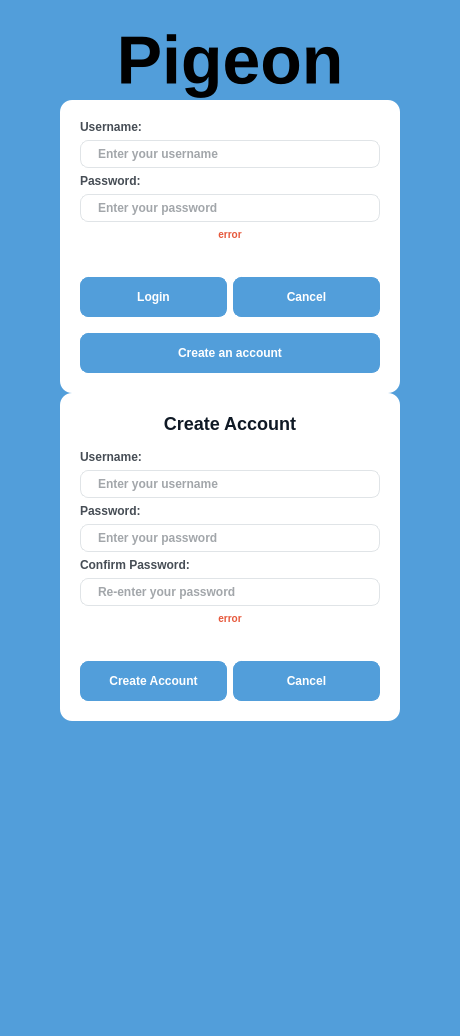
<?xml version="1.0" encoding="UTF-8"?>
<ui version="4.0">
 <class>Form</class>
 <widget class="QWidget" name="Form">
  <property name="geometry">
   <rect>
    <x>0</x>
    <y>0</y>
    <width>460</width>
    <height>1036</height>
   </rect>
  </property>
  <property name="sizePolicy">
   <sizepolicy hsizetype="Minimum" vsizetype="Minimum">
    <horstretch>0</horstretch>
    <verstretch>0</verstretch>
   </sizepolicy>
  </property>
  <property name="windowTitle">
   <string>Form</string>
  </property>
  <property name="styleSheet">
   <string notr="true">background-color: rgb(82, 158, 218)</string>
  </property>
  <layout class="QGridLayout" name="gridLayout">
   <property name="sizeConstraint">
    <enum>QLayout::SetDefaultConstraint</enum>
   </property>
   <property name="leftMargin">
    <number>20</number>
   </property>
   <property name="topMargin">
    <number>20</number>
   </property>
   <property name="rightMargin">
    <number>20</number>
   </property>
   <property name="bottomMargin">
    <number>20</number>
   </property>
   <property name="spacing">
    <number>0</number>
   </property>
   <item row="1" column="2">
    <widget class="QWidget" name="loginWidget" native="true">
     <property name="styleSheet">
      <string notr="true">QWidget {
  background-color: #fff;
  border-radius: 12px;
}
QLabel {
  color: #464d55;
  font-weight: 600;
}
QLabel#errorLabel {
  color: #e6583c;
  font-weight: 600;
  font-size: 10px;
}
QLabel#heading {
  color: #0f1925;
  font-size: 18px;
  margin-bottom: 10px;
}

QLabel#subheading {
  color: #0f1925;
  font-size: 12px;
  font-weight: normal;
  margin-bottom: 10px;
}
QLineEdit {
  color: #464d55;
  font-weight: 600;
  border-radius: 8px;
  border: 1px solid #e0e4e7;
  padding: 5px 15px;
}

QLineEdit:focus {
  border: 1px solid #d0e3ff;
}

QLineEdit::placeholder {
  color: #767e89;
}
QPushButton {
  background-color: rgb(82, 158, 218);
  color: #fff;
  font-weight: 600;
  border-radius: 8px;
  border: 1px solid rgb(82, 158, 218);
  padding: 5px 15px;
  margin-top: 10px;
  outline: 0px;
}
QPushButton:hover {
  border: 3px solid #9ac3fe;
}
QPushButton:focus {
  border: 3px solid #9ac3fe;
}</string>
     </property>
     <layout class="QVBoxLayout" name="verticalLayout_2">
      <property name="leftMargin">
       <number>20</number>
      </property>
      <property name="topMargin">
       <number>20</number>
      </property>
      <property name="rightMargin">
       <number>20</number>
      </property>
      <property name="bottomMargin">
       <number>20</number>
      </property>
      <item>
       <widget class="QLabel" name="label">
        <property name="styleSheet">
         <string notr="true"/>
        </property>
        <property name="text">
         <string>Username:</string>
        </property>
       </widget>
      </item>
      <item>
       <widget class="QLineEdit" name="usernameLineEdit">
        <property name="minimumSize">
         <size>
          <width>300</width>
          <height>0</height>
         </size>
        </property>
        <property name="styleSheet">
         <string notr="true"/>
        </property>
        <property name="inputMask">
         <string/>
        </property>
        <property name="text">
         <string/>
        </property>
        <property name="placeholderText">
         <string>Enter your username</string>
        </property>
       </widget>
      </item>
      <item>
       <widget class="QLabel" name="passwordLabel">
        <property name="styleSheet">
         <string notr="true"/>
        </property>
        <property name="text">
         <string>Password:</string>
        </property>
       </widget>
      </item>
      <item>
       <widget class="QLineEdit" name="passwordLineEdit">
        <property name="minimumSize">
         <size>
          <width>300</width>
          <height>0</height>
         </size>
        </property>
        <property name="styleSheet">
         <string notr="true"/>
        </property>
        <property name="inputMask">
         <string/>
        </property>
        <property name="echoMode">
         <enum>QLineEdit::Password</enum>
        </property>
        <property name="placeholderText">
         <string>Enter your password</string>
        </property>
       </widget>
      </item>
      <item>
       <widget class="QLabel" name="errorLabel">
        <property name="sizePolicy">
         <sizepolicy hsizetype="Preferred" vsizetype="Fixed">
          <horstretch>0</horstretch>
          <verstretch>0</verstretch>
         </sizepolicy>
        </property>
        <property name="text">
         <string>error</string>
        </property>
        <property name="alignment">
         <set>Qt::AlignCenter</set>
        </property>
       </widget>
      </item>
      <item>
       <spacer name="verticalSpacer_3">
        <property name="orientation">
         <enum>Qt::Vertical</enum>
        </property>
        <property name="sizeType">
         <enum>QSizePolicy::Fixed</enum>
        </property>
        <property name="sizeHint" stdset="0">
         <size>
          <width>0</width>
          <height>20</height>
         </size>
        </property>
       </spacer>
      </item>
      <item>
       <layout class="QHBoxLayout" name="horizontalLayout">
        <item>
         <widget class="QPushButton" name="loginButton">
          <property name="minimumSize">
           <size>
            <width>0</width>
            <height>50</height>
           </size>
          </property>
          <property name="text">
           <string>Login</string>
          </property>
         </widget>
        </item>
        <item>
         <widget class="QPushButton" name="cancelButton">
          <property name="minimumSize">
           <size>
            <width>0</width>
            <height>50</height>
           </size>
          </property>
          <property name="text">
           <string>Cancel</string>
          </property>
         </widget>
        </item>
       </layout>
      </item>
      <item>
       <widget class="QPushButton" name="createAccountButton">
        <property name="minimumSize">
         <size>
          <width>0</width>
          <height>50</height>
         </size>
        </property>
        <property name="text">
         <string>Create an account</string>
        </property>
       </widget>
      </item>
     </layout>
    </widget>
   </item>
   <item row="2" column="2">
    <widget class="QWidget" name="createAccountWidget" native="true">
     <property name="enabled">
      <bool>true</bool>
     </property>
     <property name="styleSheet">
      <string notr="true">QWidget {
  background-color: #fff;
  border-radius: 12px;
}
QLabel {
  color: #464d55;
  font-weight: 600;
}
QLabel#CAerrorLabel {
  color: #e6583c;
  font-weight: 600;
  font-size: 10px;
}
QLabel#CAcreateAccountLabel {
  color: #0f1925;
  font-size: 18px;
  margin-bottom: 10px;
  text-align: center;
}

QLabel#subheading {
  color: #0f1925;
  font-size: 12px;
  font-weight: normal;
  margin-bottom: 10px;
}
QLineEdit {
  color: #464d55;
  font-weight: 600;
  border-radius: 8px;
  border: 1px solid #e0e4e7;
  padding: 5px 15px;
}

QLineEdit:focus {
  border: 1px solid #d0e3ff;
}

QLineEdit::placeholder {
  color: #767e89;
}
QPushButton {
  background-color: rgb(82, 158, 218);
  color: #fff;
  font-weight: 600;
  border-radius: 8px;
  border: 1px solid rgb(82, 158, 218);
  padding: 5px 15px;
  margin-top: 10px;
  outline: 0px;
}
QPushButton:hover {
  border: 3px solid #9ac3fe;
}
QPushButton:focus {
  border: 3px solid #9ac3fe;
}</string>
     </property>
     <layout class="QVBoxLayout" name="verticalLayout_4">
      <property name="leftMargin">
       <number>20</number>
      </property>
      <property name="topMargin">
       <number>20</number>
      </property>
      <property name="rightMargin">
       <number>20</number>
      </property>
      <property name="bottomMargin">
       <number>20</number>
      </property>
      <item>
       <widget class="QLabel" name="CAcreateAccountLabel">
        <property name="text">
         <string>Create Account</string>
        </property>
        <property name="alignment">
         <set>Qt::AlignCenter</set>
        </property>
       </widget>
      </item>
      <item>
       <widget class="QLabel" name="label_3">
        <property name="styleSheet">
         <string notr="true"/>
        </property>
        <property name="text">
         <string>Username:</string>
        </property>
       </widget>
      </item>
      <item>
       <widget class="QLineEdit" name="CAusernameLineEdit">
        <property name="minimumSize">
         <size>
          <width>300</width>
          <height>0</height>
         </size>
        </property>
        <property name="styleSheet">
         <string notr="true"/>
        </property>
        <property name="inputMask">
         <string/>
        </property>
        <property name="text">
         <string/>
        </property>
        <property name="placeholderText">
         <string>Enter your username</string>
        </property>
       </widget>
      </item>
      <item>
       <widget class="QLabel" name="passwordLabel_3">
        <property name="styleSheet">
         <string notr="true"/>
        </property>
        <property name="text">
         <string>Password:</string>
        </property>
       </widget>
      </item>
      <item>
       <widget class="QLineEdit" name="CApasswordLineEdit">
        <property name="minimumSize">
         <size>
          <width>300</width>
          <height>0</height>
         </size>
        </property>
        <property name="styleSheet">
         <string notr="true"/>
        </property>
        <property name="inputMask">
         <string/>
        </property>
        <property name="echoMode">
         <enum>QLineEdit::Password</enum>
        </property>
        <property name="placeholderText">
         <string>Enter your password</string>
        </property>
       </widget>
      </item>
      <item>
       <widget class="QLabel" name="label_4">
        <property name="text">
         <string>Confirm Password:</string>
        </property>
       </widget>
      </item>
      <item>
       <widget class="QLineEdit" name="CAconfirmPasswordLineEdit">
        <property name="echoMode">
         <enum>QLineEdit::Password</enum>
        </property>
        <property name="placeholderText">
         <string>Re-enter your password</string>
        </property>
       </widget>
      </item>
      <item>
       <widget class="QLabel" name="CAerrorLabel">
        <property name="sizePolicy">
         <sizepolicy hsizetype="Preferred" vsizetype="Fixed">
          <horstretch>0</horstretch>
          <verstretch>0</verstretch>
         </sizepolicy>
        </property>
        <property name="text">
         <string>error</string>
        </property>
        <property name="alignment">
         <set>Qt::AlignCenter</set>
        </property>
       </widget>
      </item>
      <item>
       <spacer name="verticalSpacer_4">
        <property name="orientation">
         <enum>Qt::Vertical</enum>
        </property>
        <property name="sizeType">
         <enum>QSizePolicy::Fixed</enum>
        </property>
        <property name="sizeHint" stdset="0">
         <size>
          <width>0</width>
          <height>20</height>
         </size>
        </property>
       </spacer>
      </item>
      <item>
       <layout class="QHBoxLayout" name="horizontalLayout_3">
        <item>
         <widget class="QPushButton" name="CAcreateAccountButton">
          <property name="minimumSize">
           <size>
            <width>0</width>
            <height>50</height>
           </size>
          </property>
          <property name="text">
           <string>Create Account</string>
          </property>
         </widget>
        </item>
        <item>
         <widget class="QPushButton" name="CAcancelButton">
          <property name="minimumSize">
           <size>
            <width>0</width>
            <height>50</height>
           </size>
          </property>
          <property name="text">
           <string>Cancel</string>
          </property>
         </widget>
        </item>
       </layout>
      </item>
     </layout>
    </widget>
   </item>
   <item row="3" column="2">
    <spacer name="verticalSpacer">
     <property name="orientation">
      <enum>Qt::Vertical</enum>
     </property>
     <property name="sizeHint" stdset="0">
      <size>
       <width>20</width>
       <height>200</height>
      </size>
     </property>
    </spacer>
   </item>
   <item row="0" column="2">
    <widget class="QLabel" name="pigeonLabel">
     <property name="sizePolicy">
      <sizepolicy hsizetype="Preferred" vsizetype="Fixed">
       <horstretch>0</horstretch>
       <verstretch>0</verstretch>
      </sizepolicy>
     </property>
     <property name="minimumSize">
      <size>
       <width>0</width>
       <height>80</height>
      </size>
     </property>
     <property name="font">
      <font>
       <family>Helvetica</family>
       <pointsize>51</pointsize>
       <bold>true</bold>
      </font>
     </property>
     <property name="text">
      <string>Pigeon</string>
     </property>
     <property name="alignment">
      <set>Qt::AlignCenter</set>
     </property>
    </widget>
   </item>
   <item row="1" column="1" rowspan="2">
    <spacer name="horizontalSpacer">
     <property name="orientation">
      <enum>Qt::Horizontal</enum>
     </property>
     <property name="sizeHint" stdset="0">
      <size>
       <width>40</width>
       <height>20</height>
      </size>
     </property>
    </spacer>
   </item>
   <item row="1" column="3" rowspan="2">
    <spacer name="horizontalSpacer_2">
     <property name="orientation">
      <enum>Qt::Horizontal</enum>
     </property>
     <property name="sizeHint" stdset="0">
      <size>
       <width>40</width>
       <height>20</height>
      </size>
     </property>
    </spacer>
   </item>
  </layout>
 </widget>
 <tabstops>
  <tabstop>usernameLineEdit</tabstop>
  <tabstop>passwordLineEdit</tabstop>
  <tabstop>loginButton</tabstop>
  <tabstop>cancelButton</tabstop>
  <tabstop>createAccountButton</tabstop>
 </tabstops>
 <resources/>
 <connections>
  <connection>
   <sender>createAccountButton</sender>
   <signal>clicked()</signal>
   <receiver>loginWidget</receiver>
   <slot>hide()</slot>
   <hints>
    <hint type="sourcelabel">
     <x>248</x>
     <y>357</y>
    </hint>
    <hint type="destinationlabel">
     <x>164</x>
     <y>285</y>
    </hint>
   </hints>
  </connection>
  <connection>
   <sender>createAccountButton</sender>
   <signal>clicked()</signal>
   <receiver>createAccountWidget</receiver>
   <slot>show()</slot>
   <hints>
    <hint type="sourcelabel">
     <x>315</x>
     <y>348</y>
    </hint>
    <hint type="destinationlabel">
     <x>399</x>
     <y>767</y>
    </hint>
   </hints>
  </connection>
  <connection>
   <sender>CAcancelButton</sender>
   <signal>clicked()</signal>
   <receiver>createAccountWidget</receiver>
   <slot>hide()</slot>
   <hints>
    <hint type="sourcelabel">
     <x>378</x>
     <y>746</y>
    </hint>
    <hint type="destinationlabel">
     <x>399</x>
     <y>767</y>
    </hint>
   </hints>
  </connection>
  <connection>
   <sender>CAcancelButton</sender>
   <signal>clicked()</signal>
   <receiver>loginWidget</receiver>
   <slot>show()</slot>
   <hints>
    <hint type="sourcelabel">
     <x>378</x>
     <y>746</y>
    </hint>
    <hint type="destinationlabel">
     <x>399</x>
     <y>413</y>
    </hint>
   </hints>
  </connection>
 </connections>
 <slots>
  <signal>createAccountClicked()</signal>
  <slot>loginButtonClicked()</slot>
  <slot>cancelButtonClicked()</slot>
  <slot>createAccountButtonClicked()</slot>
 </slots>
</ui>
